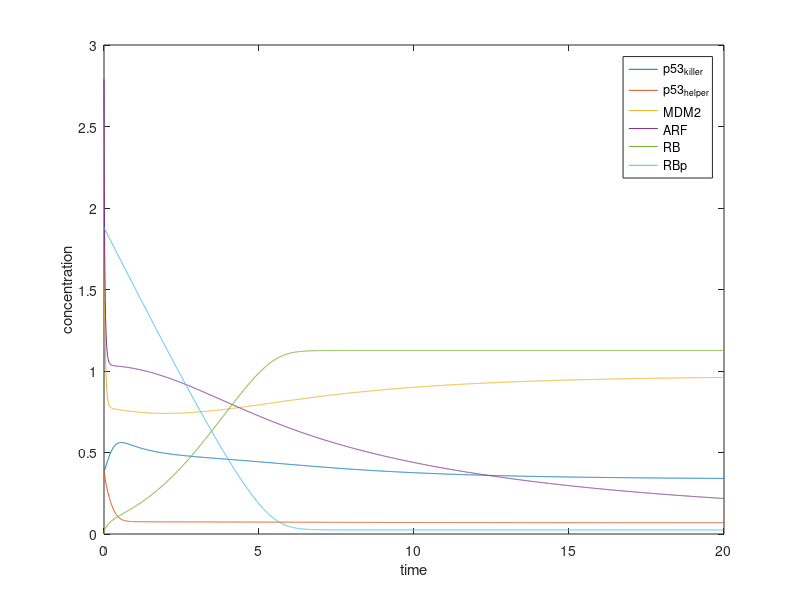

MATLAB code for this plot:
clc
clear all;
close all;

T_end = 20;
delta_t = 0.01;
N = T_end/delta_t;
timeline = 0:delta_t:(T_end - delta_t);
sigma = 0.001;

MDM2_initial = 2.53;
ARF_initial = 2.79;
ARF_MDM2_initial = 1.99;
E2F1_initial = 0.9;
RBp_initial = 1.88;
RB_E2F1_initial = 0;
RB_initial = 0;
p53helper_initial = 0.39;
p53killer_initial = 0.39;
DYRK2_initial = 2;

DYRK2 = zeros(1, N);
p53helper = zeros(1, N);
p53killer = zeros(1, N);
MDM2 = zeros(1, N);
ARF = zeros(1, N);
ARF_MDM2 = zeros(1, N);
E2F1 = zeros(1, N);
RBp = zeros(1, N);
RB_E2F1 = zeros(1, N);
RB = zeros(1, N);

p53killer(1) = p53killer_initial;
p53helper(1) = p53helper_initial;
MDM2(1) = MDM2_initial;
ARF(1) = ARF_initial;
ARF_MDM2(1) = ARF_MDM2_initial;
E2F1(1) = E2F1_initial;
RBp(1) = RBp_initial;
RB_E2F1(1) = RB_E2F1_initial;
RB(1) = RB_initial;
DYRK2(1) = DYRK2_initial;

kdpp53_initial = 0.5;
kdsRE_initial = 1;

kdpp53 = kdpp53_initial;
kdsRE = kdsRE_initial;

for i = 2 : N      
    DYRK2(i) = DYRK2(i - 1) + delta_t * (-0.0003 * DYRK2(i - 1));
    p53helper(i) = p53helper(i - 1) + delta_t * (-DYRK2(i - 1) * p53helper(i - 1) / (0.1 + p53helper(i - 1)) + 0.5 - (0.1 + MDM2(i - 1)) * p53helper(i - 1) + kdpp53 * p53killer(i - 1) / (0.1 + p53killer(i - 1)));
    p53killer(i) = p53killer(i - 1) + delta_t * (DYRK2(i - 1) * p53helper(i - 1) / (0.1 + p53helper(i - 1)) - kdpp53 * p53killer(i - 1) / (0.1 + p53killer(i - 1)) - (0.1 + MDM2(i - 1) * p53killer(i - 1)));
    MDM2(i) = MDM2(i - 1) + delta_t * (0.02 + 0.3 * (p53killer(i - 1) + p53helper(i - 1)) - 0.1 * MDM2(i - 1) - 10 * ARF(i - 1) * MDM2(i - 1) + 2.1 * ARF_MDM2(i - 1));
    ARF(i) = ARF(i - 1) + delta_t * (0.01 + 0.3 * E2F1(i - 1) - 0.1 * ARF(i - 1) - 10 * ARF(i - 1) * MDM2(i - 1) + 2.1 * ARF_MDM2(i - 1));
    ARF_MDM2(i) = ARF_MDM2(i - 1) + delta_t * (10 * ARF(i - 1) * MDM2(i - 1) - 2 * ARF_MDM2(i - 1) - 0.1 * ARF_MDM2(i - 1) - 0.1 * ARF_MDM2(i - 1));
    E2F1(i) = E2F1(i - 1) + delta_t * (-5 * RB(i - 1) * E2F1(i - 1) + kdsRE * RB_E2F1(i - 1));
    RBp(i) = sigma + RBp(i - 1) + delta_t * (-0.5 * RBp(i - 1) / (0.1 + RBp(i - 1)));
    RB_E2F1(i) = 1 - E2F1(i);
    RB(i) = 2 - RBp(i) - RB_E2F1(i);  
    if i == N / 2
       ratio1 = p53helper(i) / p53killer(i); 
    end
end

%% Plot
plot(timeline, p53killer, timeline, p53helper, timeline, MDM2, timeline, ARF, timeline, RB, timeline, RBp);
legend('p53_k_i_l_l_e_r','p53_h_e_l_p_e_r','MDM2','ARF', 'RB', 'RBp');
xlabel('time');
ylabel('concentration');
